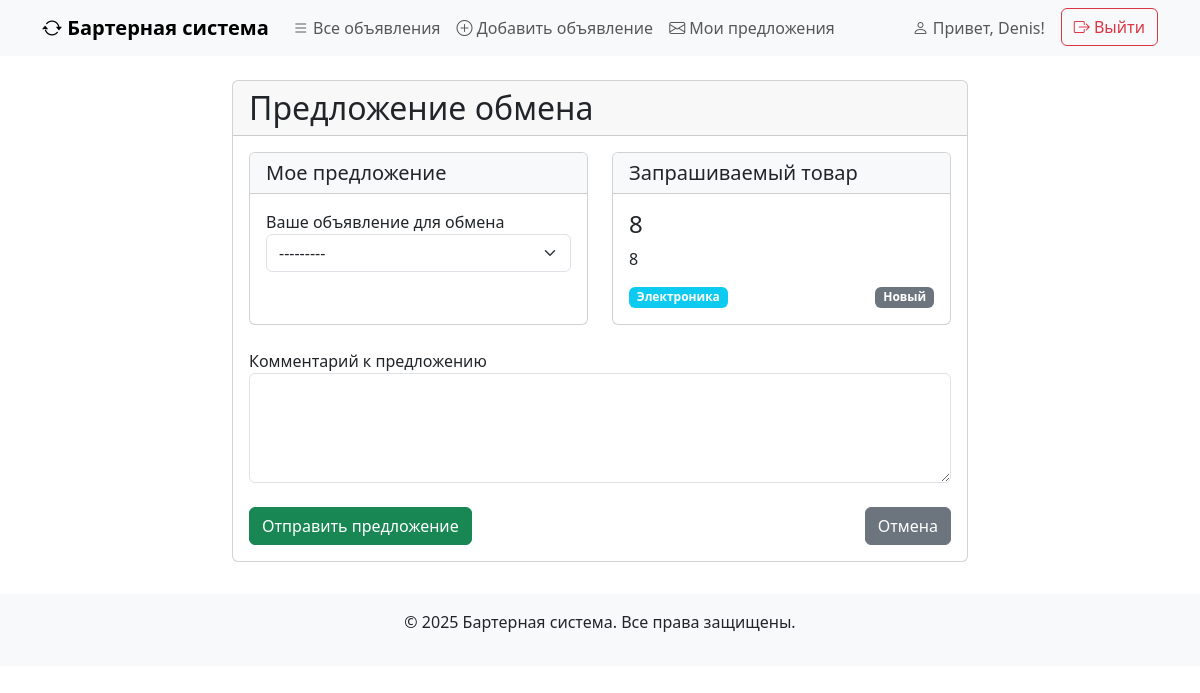
The app's page /proposal/create/12/ (signed in) with its own data.
### ads/models.py (models this page shows, shortened)
class Ad(models.Model):
    CATEGORY_CHOICES = [
        ('electronics', 'Электроника'),
        ('books', 'Книги'),
        ('clothes', 'Одежда'),
        ('furniture', 'Мебель'),
        ('other', 'Другое'),
    ]
    CONDITION_CHOICES = [
        ('new', 'Новый'),
        ('used', 'Б/у'),
        ('broken', 'Требует ремонта'),
    ]
    user = models.ForeignKey(
        User,
        on_delete=models.CASCADE,
        related_name='ads',
        verbose_name='Пользователь'
    )
    title = models.CharField(max_length=200, verbose_name='Заголовок')
    description = models.TextField(verbose_name='Описание')
    image_url = models.URLField(blank=True, null=True, verbose_name='Ссылка на изображение')
    category = models.CharField(max_length=50, choices=CATEGORY_CHOICES, verbose_name='Категория')
    condition = models.CharField(max_length=20, choices=CONDITION_CHOICES, verbose_name='Состояние')
    created_at = models.DateTimeField(auto_now_add=True, verbose_name='Дата создания')
    def __str__(self):
        return self.title
    def get_category_display(self):
        return dict(self.CATEGORY_CHOICES).get(self.category, self.category)
    def get_condition_display(self):
        return dict(self.CONDITION_CHOICES).get(self.condition, self.condition)

### ads/views.py (the view, shortened to what this page needs)
class ExchangeProposalCreateView(LoginRequiredMixin, CreateView):
    model = ExchangeProposal
    form_class = ExchangeProposalForm
    template_name = 'ads/proposal_form.html'
    def dispatch(self, request, *args, **kwargs):
        if not request.user.ads.exists():
            messages.warning(request, "Чтобы предложить обмен, сначала создайте свое объявление")
            return redirect(reverse('ad-create'))
        return super().dispatch(request, *args, **kwargs)
    def get_form_kwargs(self):
        kwargs = super().get_form_kwargs()
        kwargs['user'] = self.request.user  # Убедимся, что передаем пользователя
        return kwargs
    def get_context_data(self, **kwargs):
        context = super().get_context_data(**kwargs)
        context['ad_receiver'] = get_object_or_404(Ad, id=self.kwargs['ad_receiver_id'])
        return context

### ads/forms.py (shortened to what this page needs)
class ExchangeProposalForm(forms.ModelForm):
    class Meta:
        model = ExchangeProposal
        fields = ['comment']
        widgets = {
            'comment': forms.Textarea(attrs={'rows': 4, 'class': 'form-control'}),
        }
        labels = {
            'comment': 'Комментарий к предложению',
        }
    ad_sender = forms.ModelChoiceField(
        queryset=Ad.objects.none(),
        label="Ваше объявление для обмена",
        widget=forms.Select(attrs={'class': 'form-select'}),
        required=True
    )
    def __init__(self, *args, **kwargs):
        self.user = kwargs.pop('user', None)  # Сохраняем пользователя как атрибут формы
        super().__init__(*args, **kwargs)
        if self.user:
            self.fields['ad_sender'].queryset = Ad.objects.filter(user=self.user)

### ads/templates/ads/proposal_form.html (shortened to what this page needs)
{% extends 'ads/base.html' %}
{% block content %}
<div class="row justify-content-center">
    <div class="col-md-8">
        <div class="card">
            <div class="card-header">
                <h2 class="mb-0">Предложение обмена</h2>
            </div>
            <div class="card-body">
                <form method="post">
                    <div class="row mb-4">
                        <div class="col-md-6">
                            <div class="card h-100">
                                <div class="card-header bg-light">
                                    <h5 class="mb-0">Мое предложение</h5>
                                </div>
                                <div class="card-body">
                                    <div class="mb-3">
                                        <label for="id_ad_sender">{{ form.ad_sender.label }}</label>
                                        {{ form.ad_sender }}
                                    </div>
                                </div>
                            </div>
                        </div>
                        <div class="col-md-6">
                            <div class="card h-100">
                                <div class="card-header bg-light">
                                    <h5 class="mb-0">Запрашиваемый товар</h5>
                                </div>
                                <div class="card-body">
                                    <h4>{{ ad_receiver.title }}</h4>
                                    <p>{{ ad_receiver.description|truncatewords:20 }}</p>
                                    <div class="d-flex justify-content-between">
                                        <span class="badge bg-info">{{ ad_receiver.get_category_display }}</span>
                                        <span class="badge bg-secondary">{{ ad_receiver.get_condition_display }}</span>
                                    </div>
                                </div>
                            </div>
                        </div>
                    </div>
                    <div class="mb-3">
                        <label for="id_comment">{{ form.comment.label }}</label>
                        {{ form.comment }}
                    </div>
                    <div class="d-flex justify-content-between mt-4">
                        <button type="submit" class="btn btn-success">Отправить предложение</button>
                        <a href="{% url 'ad-detail' ad_receiver.pk %}" class="btn btn-secondary">Отмена</a>
                    </div>
                </form>
            </div>
        </div>
    </div>
</div>
{% endblock %}

### ads/templates/ads/base.html (shortened to what this page needs)
<!DOCTYPE html>
<html lang="ru">
<head>
    <link href="https://cdn.jsdelivr.net/npm/bootstrap@5.3.0/dist/css/bootstrap.min.css" rel="stylesheet">
    <link rel="stylesheet" href="https://cdn.jsdelivr.net/npm/bootstrap-icons@1.10.0/font/bootstrap-icons.css">
</head>
<body>
    <nav class="navbar navbar-expand-lg navbar-light bg-light">
        <div class="container">
            <a class="navbar-brand" href="{% url 'ad-list' %}">
                <i class="bi bi-arrow-repeat"></i> Бартерная система
            </a>
            <div class="collapse navbar-collapse" id="navbarNav">
                <ul class="navbar-nav me-auto">
                    <li class="nav-item">
                        <a class="nav-link" href="{% url 'ad-list' %}">
                            <i class="bi bi-list"></i> Все объявления
                        </a>
                    </li>
                    <li class="nav-item">
                        <a class="nav-link" href="{% url 'ad-create' %}">
                            <i class="bi bi-plus-circle"></i> Добавить объявление
                        </a>
                    </li>
                    <li class="nav-item">
                        <a class="nav-link" href="{% url 'proposal-list' %}">
                            <i class="bi bi-envelope"></i> Мои предложения
                        </a>
                    </li>
                </ul>
                <div class="d-flex">
                    {% if user.is_authenticated %}
                        <span class="navbar-text me-3">
                            <i class="bi bi-person"></i> Привет, {{ user.username }}!
                        </span>
                        <form action="{% url 'logout' %}" method="post" class="logout-form">
                            <button type="submit" class="btn btn-outline-danger">
                                <i class="bi bi-box-arrow-right"></i> Выйти
                            </button>
                        </form>
                    {% endif %}
                </div>
            </div>
        </div>
    </nav>
    <div class="container my-4">
        {% block content %}{% endblock %}
    </div>
    <footer class="text-center">
        <div class="container">
            <p>&copy; {% now "Y" %} Бартерная система. Все права защищены.</p>
        </div>
    </footer>
</body>
</html>

### ads/templates/ads/base.html (style rules this page uses)
.navbar-brand { font-weight: 700; }
footer { margin-top: 2rem; padding: 1rem 0; background-color: #f8f9fa; }
.logout-form { display: inline; }

### records on screen
Ad: title "8", description "8", category "Электроника", condition "Новый"

### other values on screen
{{ user.username }} "Denis"
